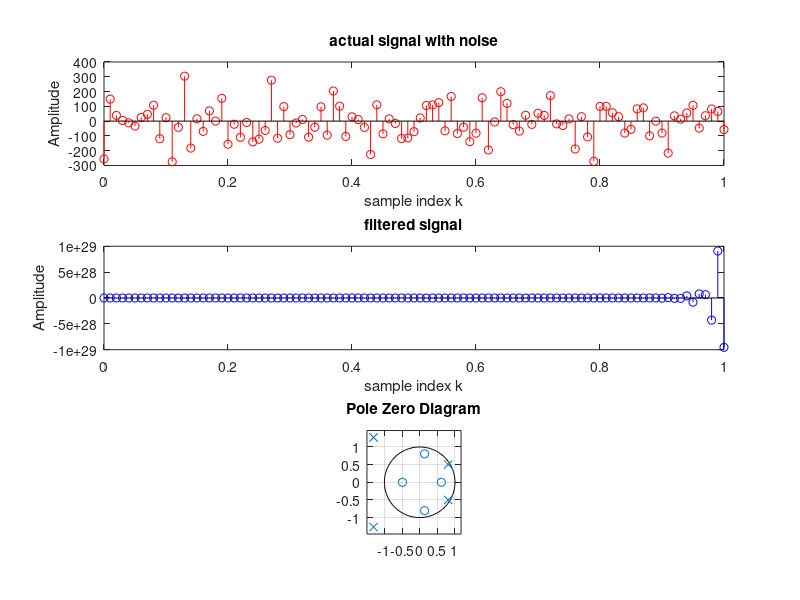

This chart was generated by the following MATLAB code:
clc;
clear all;
close all;

% coeffitiants of x in transfer function
b=[5,-2,2,0,-1];

% coeffitiants of y in transfer function
a=[1,1,0,-3,3];

%signal which we want to filter
n=0:1/100:1;
%disp(length(n))
x=5*sin(2*pi*3*n)+100.*randn(1,length(n));


%as its an iir filter it will consist of delayed version of y as feedback
%in input so the coeffs of y 'a' was added to filter

%filtered result
y=filter(b,a,x);

figure(1)
subplot(3,1,1);
stem(n,x,'r');
xlabel('sample index k');
ylabel('Amplitude')
title('actual signal with noise');


subplot(3,1,2);
stem(n,y,'b');
xlabel('sample index k');
ylabel('Amplitude');
title('filtered signal');

%this function returns Zeros,Poles and Gain
subplot(3,1,3);
zplane(b,a);
title('Pole Zero Diagram')
[z,p,k]=tf2zp(b,a);
%this function returns 2nd order section coefficients
sos=zp2sos(z,p,k);
disp('Second order section coeffs');
disp(sos);

